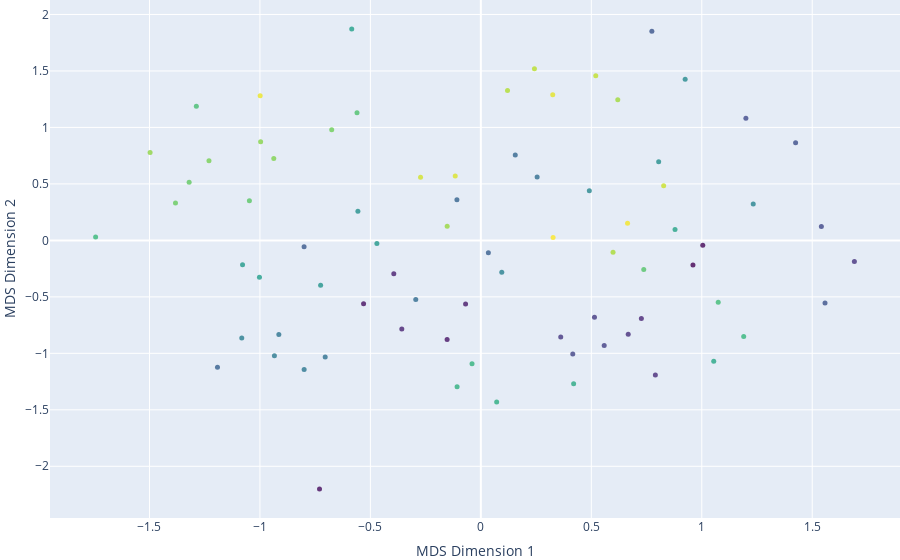

Here is the notebook cell this chart was saved with:
### Code cell
from sklearn.manifold import MDS
import numpy as np
import matplotlib.pyplot as plt
import plotly.graph_objs as go

def plot_mds(similarities, node_list, edge_list, n_components=2, interactive=False):  
    mds = MDS(n_components=n_components)
    embeddings = mds.fit_transform(1 - similarities)

    label_map = {label: i for i, label in enumerate(np.unique(node_list))}

    plt.figure(figsize=(10, 10))
    plt.scatter(embeddings[:, 0], embeddings[:, 1])

    for edge in edge_list:
        u, v = edge
        u_index = node_list.index(u)
        v_index = node_list.index(v)
        plt.plot([embeddings[u_index, 0], embeddings[v_index, 0]], 
                 [embeddings[u_index, 1], embeddings[v_index, 1]], 
                 color='gray', alpha=0.5)

    for i, node_number in enumerate(node_list):
        plt.annotate(node_number, (embeddings[i, 0], embeddings[i, 1]), textcoords="offset points", xytext=(0,10), ha='center')

    plt.title('MDS Visualization of Node Similarities')
    plt.xlabel('MDS Dimension 1')
    plt.ylabel('MDS Dimension 2')
    plt.grid(True)
    plt.show()

    if interactive:
        trace = go.Scatter(
            x=embeddings[:, 0],
            y=embeddings[:, 1],
            mode='markers',
            text=node_list,
            hoverinfo='text',
            marker=dict(
                size=5,
                color=[label_map[label] for label in node_list],
                colorscale='Viridis',
                opacity=0.8
            )
        )

        layout = go.Layout(
            xaxis=dict(title='MDS Dimension 1'),
            yaxis=dict(title='MDS Dimension 2'),
            margin=dict(l=0, r=0, b=0, t=0)
        )

        fig = go.Figure(data=[trace], layout=layout)
        fig.show()

# Example usage
plot_mds(similarity_matrix, node_list, edge_list, n_components=2, interactive=True)

### Figure 1 — Plotly figure (JSON) as saved in the notebook; plotly's stock layout.template omitted (floating-point values rounded to 4 significant figures)
{"data": [{"hoverinfo": "text", "marker": {"color": [0, 11, 22, 33, 44, 55, 66, 75, 76, 1, 2, 3, 4, 5, 6, 7, 16, 17, 18, 19, 20, 21, 23, 25, 26, 27, 28, 29, 30, 31, 32, 38, 39, 43, 45, 47, 51, 54, 61, 65, 67, 68, 69, 70, 8, 9, 10, 12, 13, 14, 15, 24, 36, 37, 46, 34, 35, 73, 50, 40, 48, 53, 59, 41, 42, 56, 57, 58, 60, 62, 63, 71, 72, 74, 52, 49, 64], "colorscale": [[0, "#440154"], [0.1111, "#482878"], [0.2222, "#3e4989"], [0.3333, "#31688e"], [0.4444, "#26828e"], [0.5556, "#1f9e89"], [0.6667, "#35b779"], [0.7778, "#6ece58"], [0.8889, "#b5de2b"], [1, "#fde725"]], "opacity": 0.8, "size": 5}, "mode": "markers", "text": ["1", "2", "3", "4", "5", "6", "7", "8", "9", "10", "11", "12", "13", "14", "15", "16", "24", "25", "26", "27", "28", "29", "30", "32", "33", "34", "35", "36", "37", "38", "39", "44", "45", "49", "50", "52", "56", "59", "65", "69", "70", "71", "72", "73", "17", "18", "19", "20", "21", "22", "23", "31", "42", "43", "51", "40", "41", "76", "55", "46", "53", "58", "63", "47", "48", "60", "61", "62", "64", "66", "67", "74", "75", "77", "57", "54", "68"], "type": "scatter", "x": [0.9601, 1.691, 0.03405, 0.09472, 0.8789, 0.7373, 0.5984, 0.664, 0.327, 1.004, -0.7304, -0.5309, -0.1528, -0.06919, -0.394, -0.3578, 1.541, 1.2, 1.425, 1.558, 0.774, -0.8001, -1.192, 0.1557, -0.2947, 0.2548, -0.7046, -0.9145, -0.7999, -0.9345, -1.082, -0.5565, -0.7253, -0.5844, 1.054, 0.07153, -1.744, -0.5606, -0.9373, 0.6198, 0.1207, 0.2426, 0.5201, 0.8274, 0.7265, 0.79, 0.667, 0.3616, 0.5143, 0.5583, 0.4161, -0.1083, 0.9248, 0.8049, 0.4199, 1.233, 0.491, 0.3254, 1.19, -0.4706, -0.1076, -1.288, -0.6751, -1.079, -1.002, -1.048, -1.32, -1.382, -1.231, -0.9968, -1.497, -0.2729, -0.116, -0.999, 1.074, -0.03993, -0.1524], "y": [-0.2176, -0.1873, -0.1091, -0.2815, 0.09661, -0.2583, -0.1049, 0.1522, 0.02603, -0.04386, -2.201, -0.5603, -0.877, -0.5628, -0.2946, -0.7836, 0.1235, 1.081, 0.8644, -0.5537, 1.852, -0.05587, -1.124, 0.7549, -0.5245, 0.5621, -1.032, -0.8329, -1.144, -1.022, -0.8649, 0.2575, -0.3976, 1.871, -1.069, -1.431, 0.02898, 1.129, 0.7246, 1.246, 1.327, 1.52, 1.458, 0.483, -0.691, -1.192, -0.8318, -0.8559, -0.68, -0.9299, -1.006, 0.3608, 1.427, 0.6962, -1.268, 0.3227, 0.4398, 1.29, -0.8519, -0.02847, -1.296, 1.188, 0.9793, -0.2151, -0.3274, 0.3502, 0.5136, 0.3318, 0.7052, 0.8724, 0.7774, 0.5593, 0.5702, 1.28, -0.5471, -1.092, 0.1249]}], "layout": {"margin": {"b": 0, "l": 0, "r": 0, "t": 0}, "xaxis": {"title": {"text": "MDS Dimension 1"}}, "yaxis": {"title": {"text": "MDS Dimension 2"}}}}
